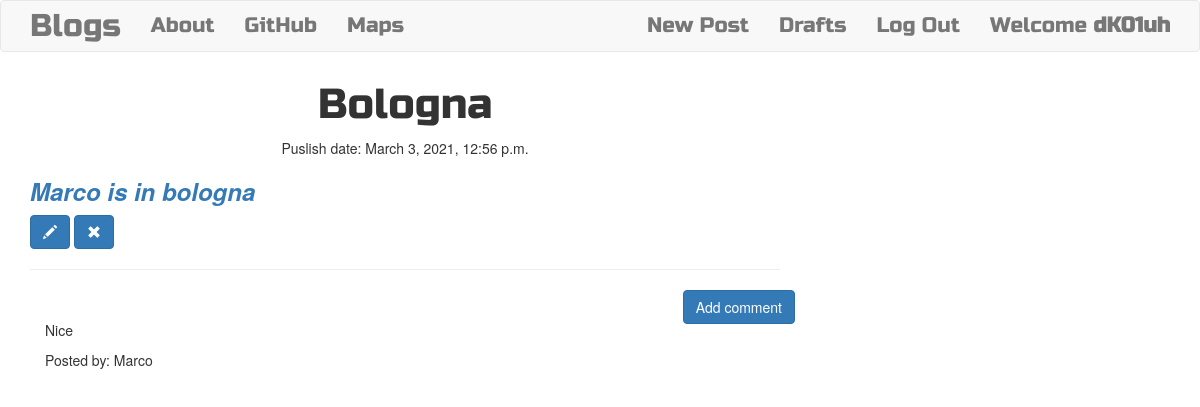
Screenshot of /post/6 (signed in) with the database file from the repository.
### blog/models.py (models this page shows, shortened)
class Post(models.Model):
    author = models.ForeignKey('auth.User', on_delete=models.CASCADE) # this is not gonna be the usual case when dealing with apps which have multiuser .../ connected to a super user on the web site
    title = models.CharField(max_length=200)
    text = models.TextField()
    create_date = models.DateTimeField(default=timezone.now)
    published_date = models.DateTimeField(blank=True, null=True)

class Comment(models.Model):
    post = models.ForeignKey('blog.Post', related_name='comments', on_delete=models.CASCADE) # each comment is gonna be connected to a blog (with the Foreign key)
    author = models.CharField(max_length=200)
    text = models.TextField()
    create_date = models.DateTimeField(default=timezone.now)
    approved_comment = models.BooleanField(default=False)

### blog/views.py (the view)
# urls.py: path('post/<int:pk>', views.PostDetailView.as_view(), name='post_detail'),
class PostDetailView(DetailView):
    model = Post

### blog/templates/blog/post_detail.html (shortened to what this page needs)
{% extends "blog/base.html" %}
{% block content %}
    <h1 class="posttitle loader">{{ post.title }}</h1>
    {% if post.published_date %}
        <div class="date postdate">
            Puslish date: {{ post.published_date }}
        </div>
    {% else %}
        <a class="btn btn-default" href="{% url 'post_publish' pk=post.pk %}">Publish</a>
    {% endif %}
    <p class="postcontent"> {{ post.text|safe|linebreaksbr }} </p>
    {% if user.is_authenticated %}
        <a class="btn btn-primary" href="{% url 'post_edit' pk=post.pk %}">
            <span class="glyphicon glyphicon-pencil"></span>
        </a>
        <a class="btn btn-primary" href="{% url 'post_remove' pk=post.pk %}">
            <span class="glyphicon glyphicon-remove"></span>
        </a>
    {% endif %}
    <hr>
    <a class="btn btn-primary btn-comment" href="{% url 'add_comment_to_post' pk=post.pk %}">Add comment</a>
    <div class="container">
        {% for comment in post.comments.all %}
            <br>
                {% if user.is_authenticated or comment.approved_comment %}
                    <p>{{comment.text|safe|linebreaks}}</p>
                    <p>Posted by: {{ comment.author }}</p>
                {% endif %}
                {% empty %}
                    <p>No comments</p>
        {% endfor %}
    </div>
{% endblock %}

### blog/templates/blog/base.html (shortened to what this page needs)
<!DOCTYPE html>
{% load static %}
    <html lang="en">
    <head>
        <link rel="stylesheet" href="https://maxcdn.bootstrapcdn.com/bootstrap/3.3.7/css/bootstrap.min.css">        <title>Document</title>
        <link rel="stylesheet" href="//cdn.jsdelivr.net/npm/medium-editor@latest/dist/css/medium-editor.min.css" type="text/css" media="screen" charset="utf-8">
        <link rel="stylesheet" href="{% static 'css/blog.css' %}">
    </head>
    <body class="loader">
        <nav class="navbar navbar-default techfont custom-navbar">
            <div class="container">
                <ul class="nav navbar-nav">
                    <li><a class="navbar-brand bigbrand" href="{% url 'post_list' %}">Blogs</a></li>
                    <li><a href="{% url 'about' %}">About</a></li>
                    <li><a href="https://www.github.com" target="_blank">GitHub</a></li>
                    <li><a href="https://www.googlemaps.com " target="_blank">Maps</a></li>
                </ul>
                <ul class="nav navbar-nav navbar-right">
                    {% if user.is_authenticated %}
                        <li><a href="{% url 'post_new' %}">New Post</a></li>
                        <li><a href="{% url 'post_draft_list' %}">Drafts</a></li>
                        <li><a href="{% url 'logout' %}">Log Out</a></li>
                        <li><a>Welcome <strong>{{user.username}}</strong></a></li>
                    {% else %}
                        <li><a href="{% url 'login' %}">Login <span class="glyphicon glyphicon-user"></span></a></li>
                        <li><a href="{% url 'signup' %}">Sign Up <span class="glyphicon glyphicon-barcode"></span></a></li>
                    {% endif %}
                </ul>
            </div>
        </nav>
        <div class="content container">
            <div class="row">
                <div class="col-md-8">
                    <div class="blog_posts">
                        {% block content %}
                        {% endblock %}
                    </div>
                </div>
            </div>
        </div>
    </body>
</html>

### blog/static/css/blog.css (style rules this page uses)
.techfont { font-family: 'Russo One', sans-serif; font-size: 1.5em; margin-bottom: 10px; }
.bigbrand { font-size: 1.5em; }
.postdate { text-align: center; }
.posttitle { font-family: 'Russo One', sans-serif; font-size: 3em; text-align: center; }
.postcontent { font-family: 'Montserrat'; font-size: 1.5em; }
.btn-comment { position: absolute; right: 0px; }
.loader { filter:hue-rotate(0deg); color:linear-gradient(45deg,#0f8,#08f); animation:hue 10000ms infinite linear; }

### rows the page displays
Post: title "Bologna", published_date "March 3, 2021, 12:56 p.m.", text "Marco is in bologna"
Comment: text "Nice", author "Marco"

### other values shown
{{ user.username }} "dK01uh"
